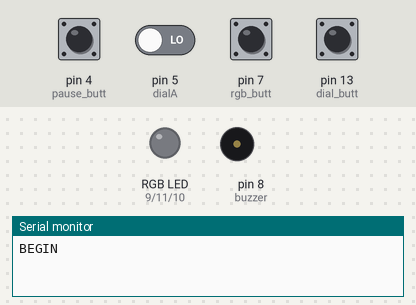
Simulated run of this sketch. Board: Arduino Uno, built with avr-gcc and run on an emulated ATmega328P. Parts: an RGB LED mixed from three pins (HIGH = lit), buzzer (waves = sounding), the last lines printed to the serial monitor. The test bench sets the inputs (shaded band); at power-on: pin 4 (pause_butt), pin 7 (rgb_butt), pin 13 (dial_butt) HIGH, pin 5 (dialA) LOW.

Above: at 1.2 s.
1.3 s: pin 7 (rgb_butt) pulled LOW for 1 s
At 4.0 s:
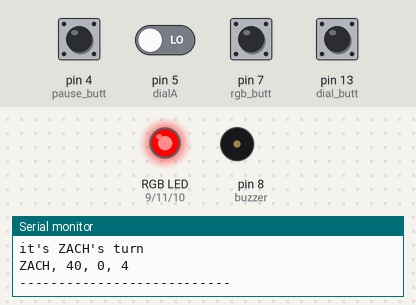
4.3 s: pin 7 (rgb_butt) pulled LOW for 0.15 s
At 6.2 s:
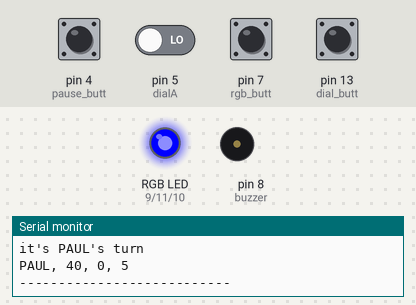
6.5 s: pin 7 (rgb_butt) pulled LOW for 0.15 s
At 7.0 s:
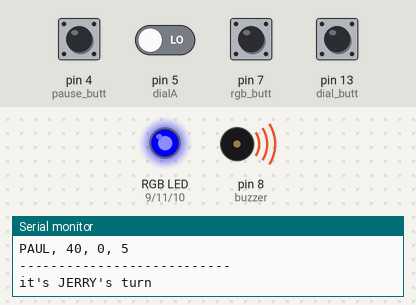
8.7 s: pin 7 (rgb_butt) pulled LOW for 0.15 s
At 9.8 s:
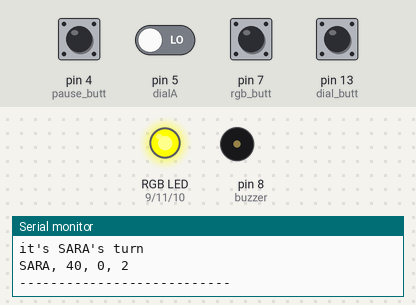
Timing chart, 0 to 11.7 s (numbered marks = the images above; inputs shaded):
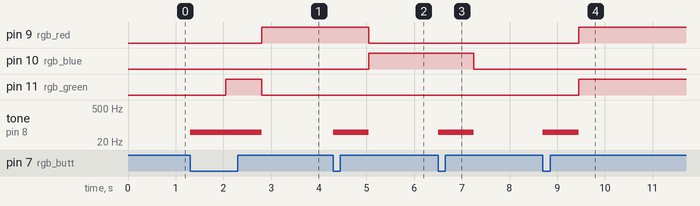

The sketch:

mtg_timer_hfiles.ino
```cpp
#include <RGBLed.h>
#include "thevariables.h"
#include "thefunctions.h"

void setup()
{
  pinMode(joystick_butt, INPUT_PULLUP);
  pinMode(pause_butt, INPUT_PULLUP);
  pinMode(rgb_butt, INPUT_PULLUP);
  pinMode(dial_butt, INPUT_PULLUP);

  pinMode(rgb_red, OUTPUT);
  pinMode(rgb_blue, OUTPUT);
  pinMode(rgb_green, OUTPUT);

  pinMode(buzzer, OUTPUT);

  pinMode (dialA, INPUT);
  pinMode (dialB, INPUT);
  pinALast = digitalRead(dialA);

  //turning all lights ON
  digitalWrite(rgb_red, LOW);
  digitalWrite(rgb_green, LOW);
  digitalWrite(rgb_blue, LOW);

Serial.begin(9600);
Serial.println("BEGIN");

//  for (int i = 0; i < max_players; i++)
//  {
//    //players[i] = init_player(i + 1);
//    updateplayertime(players[i]);
//    showPlayerData(players[i]);
//  }
}

void loop()
{

  readpausebutt();

  updatetime();

  readRGBbutt();

  checkDial();

}
```

thefunctions.h
```cpp
///////////////////////////////////////////////////FUNCTIONS

void showPlayerData(player thisplayer)
{
  sprintf(buff, "%s, %i, %i, %i", thisplayer.p_name, thisplayer.p_life, thisplayer.p_infect, thisplayer.p_color);
  Serial.println(buff);
  Serial.println("---------------------------");
}

void updateplayertime(player thisplayer)
{
  unsigned long sec = (thisplayer.p_timems / 1000) % 60;
  unsigned long mmin = (thisplayer.p_timems / 60000) % 60;
  unsigned long hour = thisplayer.p_timems / 3600000;

  sprintf(buff, "%s: %02ld:%02ld:%02ld", thisplayer.p_name, hour, mmin, sec);
  Serial.println(buff);
}

void updatetotaltime(unsigned long lasttime)
{
  unsigned long t_sec = (lasttime / 1000) % 60;
  unsigned long t_min = (lasttime / 60000) % 60;
  unsigned long t_hour = lasttime / 3600000;

  Serial.println("");
  sprintf(buff, "Total Time: %02ld:%02ld:%02ld", t_hour, t_min, t_sec);
  Serial.println(buff);    //prints total time
}

void readpausebutt()
{
  if (digitalRead(pause_butt) == HIGH && millis() - pause_lastbuttonpress >= buttondelay) //HIGH is not pressed --> NOT COUNTING, PAUSED
  {
    pause_state = true;
    pause_lastbuttonpress = millis();
    notpause_counter = 0;

    if (pause_counter < 1)
    {
      last_pausetime = millis();
      pause_counter++;
      Serial.println("");
      Serial.println("PAUSED");
    }
  }

  if (digitalRead(pause_butt) == LOW && millis() - pause_lastbuttonpress >= buttondelay) //LOW is pressed --> COUNTING
  {
    pause_state = false;
    pause_lastbuttonpress = millis();
    pause_counter = 0;

    if (notpause_counter < 1)
    {
      pause_time += millis() - last_pausetime; //updating the total amount of time paused to subtract from total time later
      notpause_counter++; //increases so this loop only executes once
      Serial.println(""); //newline
      Serial.println("UNPAUSED");
    }
  }
}

void readRGBbutt()
{
  if (digitalRead(rgb_butt) == LOW && millis() - lastbuttonpress >= buttondelay) //need to amend for holding button
  {
    lastbuttonpress = millis(); //accounts for debouncing delay; keeps track of last real button press
    //who's turn is it?

    if (player_num < max_players)
      player_num += 1;
    else
      player_num = 1;

    Serial.println(""); //newline
    Serial.print("it's ");
    Serial.print(players[player_num - 1].p_name);
    Serial.println("'s turn");

    tone(buzzer, 50);
    delay(750);
    noTone(buzzer);

    rgb_color.setColor(colors[players[player_num - 1].p_color]);

    showPlayerData(players[player_num - 1]);


  }
}

void updatetime()
{
  if (pause_state == false)
  {
    if (millis() - lasttime - pause_time >= 1000) //determines amount of time passed
    {
      lasttime = millis() - pause_time; //restarts time counting

      //decreasing players time
      players[player_num - 1].p_timems -= 1000;

      updatetotaltime(lasttime);
      updateplayertime(players[player_num - 1]); //prints players time
    }
  }
}

void updatelife() //needs to be updated so each player can change their life at any time -- requires all the dials hooked up
{
  aVal = digitalRead(dialA);
  if (aVal != pinALast)
  { // Means the knob is rotating
    // if the knob is rotating, we need to determine direction
    // We do that by reading pin B.

    if (digitalRead(dialB) != aVal) // Means pin A Changed first - We're Rotating Clockwise
    {
      encoderPosCount++;
      if (encoderPosCount % 2 != 0)
      {
        if (lastWhole != encoderPosCount)
        {
          life++;
          Serial.print("life: ");
          Serial.println(life);
        }
        lastWhole = encoderPosCount;
      }
    }
    else // Otherwise B changed first and we're moving CCW
    {
      encoderPosCount--;
      if (encoderPosCount % 2 != 0)
      {
        if (lastWhole != encoderPosCount)
        {
          life--;
          Serial.print("life: ");
          Serial.println(life);
        }
        lastWhole = encoderPosCount;
      }
    }
  }
  pinALast = aVal;
}


void updateinfect()
{
  aVal = digitalRead(dialA);
  if (aVal != pinALast)
  { // Means the knob is rotating
    // if the knob is rotating, we need to determine direction
    // We do that by reading pin B.

    if (digitalRead(dialB) != aVal) // Means pin A Changed first - We're Rotating Clockwise
    {
      encoderPosCount++;
      if (encoderPosCount % 2 != 0)
      {
        if (lastWhole != encoderPosCount)
        {
          infect++;
          Serial.print("infect: ");
          Serial.println(infect);
        }
        lastWhole = encoderPosCount;
      }
    }
    else // Otherwise B changed first and we're moving CCW
    {
      encoderPosCount--;
      if (encoderPosCount % 2 != 0)
      {
        if (lastWhole != encoderPosCount)
        {
          infect--;
          Serial.print("infect: ");
          Serial.println(infect);
        }
        lastWhole = encoderPosCount;
      }
    }
  }
  pinALast = aVal;
}

void checkDial()
{
  if (digitalRead(dial_butt) == LOW && millis() - dial_lastbuttonpress >= buttondelay)
  {
    dial_lastbuttonpress = millis();

    if (dialState == 1)
    {
      dialState = 0;
      Serial.println("infect");
    }
    else if (dialState == 0)
    {
      dialState = 1;
      Serial.println("life");
    }
    Serial.print("dial state: ");
    Serial.println(dialState);
  }

  if (dialState == 1)
  {
    updatelife();
  }
  if (dialState == 0)
  {
    updateinfect();
  }
}
```

thevariables.h
```cpp
#define DEFAULT_TIME 4500000
char buff[80];

//DEBOUNCE
unsigned long lasttime = 0;
int buttondelay = 400;
unsigned long lastbuttonpress = 0;
unsigned long pause_lastbuttonpress = 0;
unsigned long rgb_lastbuttonpress = 0;
unsigned long dial_lastbuttonpress = 0;

unsigned long pause_time = 0;
unsigned long last_pausetime = 0;
bool pause_state = false;
int pause_counter = 1;
int notpause_counter = 0;

//BUTTON PIN ASSIGNMENTS
int rgb_butt = 7;
int pause_butt = 4;
int dial_butt = 13;
int joystick_butt = 2;
int joystick_x = 16;
int joystick_y = 17;
int rgb_red = 9;
int rgb_blue = 10;
int rgb_green = 11;
int dialA = 5;
int dialB = 3;
int buzzer = 8;

//dial setup
int pinALast = 0;
int aVal = 0;
int lastWhole;
int encoderPosCount = 0;
int dialState = 0; //1 is life, 0 is infect
int life = 40; //need to be removed once all dials are in play
int infect = 0;

//RGB setup
RGBLed rgb_color(rgb_red, rgb_green, rgb_blue, RGBLed::COMMON_ANODE);
int colorpicker = 0;
int* colors[7] = {RGBLed::RED, RGBLed::GREEN, RGBLed::BLUE, RGBLed::MAGENTA, RGBLed::CYAN, RGBLed::YELLOW, RGBLed::WHITE};

//PLAYER DATA
int player_num = 1;
int max_players = 5;
unsigned long playertotaltime = 0;

struct player {
  char p_name[10];
  int p_num;
  unsigned long p_timems;
  int p_life;
  int p_infect;
  int p_color;
} players[] = {
  {"SARA", 1, DEFAULT_TIME, 40, 0, 2},
  {"KATIE", 2, DEFAULT_TIME, 40, 0, 3},
  {"ZACH", 3, DEFAULT_TIME, 40, 0, 4},
  {"PAUL", 4, DEFAULT_TIME, 40, 0, 5},
  {"JERRY", 5, DEFAULT_TIME, 40, 0, 6}
};

//player init_player(unsigned int player_num)
//{
//  player newplayer;
//  sprintf(newplayer.p_name, "Player %i", player_num) ;
//  newplayer.p_timems = DEFAULT_TIME;
//  newplayer.p_life = 40;
//  newplayer.p_infect = 0;
//  return newplayer;
//}
```

Measured:
- after the input at 1.3 s, pin 9 (rgb_red): LOW → HIGH after 1.5 s; pin 11 (rgb_green): LOW → HIGH after 0.75 s, → LOW 0.75 s later; tone on pin 8 (buzzer): silent → 50 Hz at once, → silent 1.5 s later
- after the input at 4.3 s, pin 9 (rgb_red): HIGH → LOW after 0.75 s; pin 10 (rgb_blue): LOW → HIGH after 0.75 s; tone on pin 8 (buzzer): silent → 50 Hz at once, → silent 0.75 s later
- after the input at 6.5 s, pin 10 (rgb_blue): HIGH → LOW after 0.75 s; tone on pin 8 (buzzer): silent → 50 Hz at once, → silent 0.75 s later
- after the input at 8.7 s, pin 9 (rgb_red), pin 11 (rgb_green): LOW → HIGH after 0.75 s; tone on pin 8 (buzzer): silent → 50 Hz at once, → silent 0.75 s later
